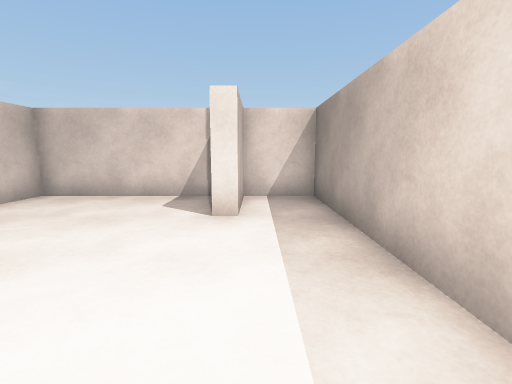
view 1 (above)

22 first-person views from a walk through a 3-D level made in the Unity game engine. The camera is 1.2 m above the floor, tilts 8° down and sees 85° across. The floor is counted in squares, 1 m on a side. Each view is taken from the middle of a square. On the plan, view 1 faces up. The plan holds only what a view shows up to about 13 squares ahead; the rest is blank. The place goes on beyond the plan. The player is left out. Door leaves are left out, so doorways stand open.

view 2
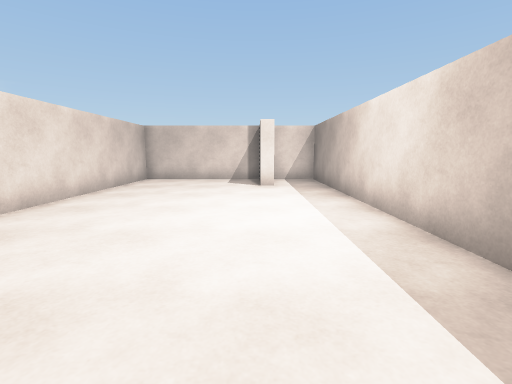

view 3
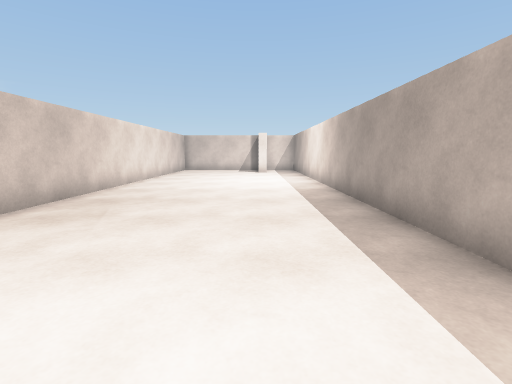

view 4
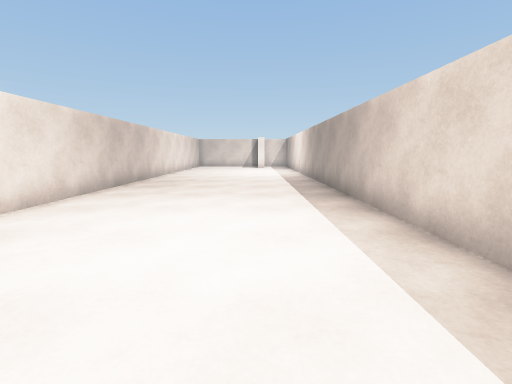

view 5
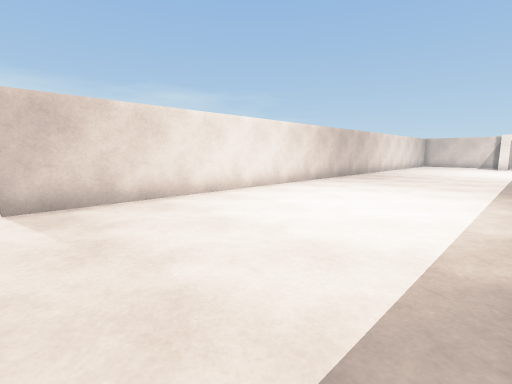

view 6
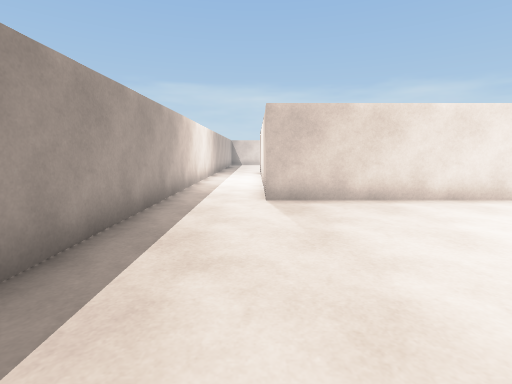

view 7
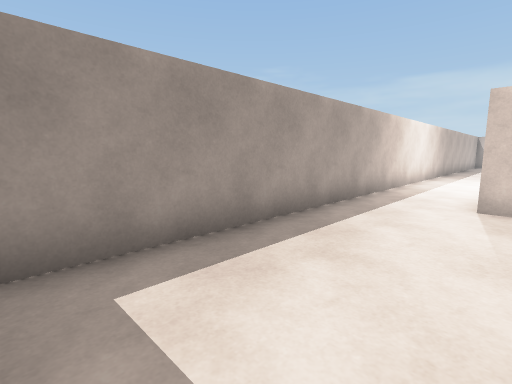

view 8
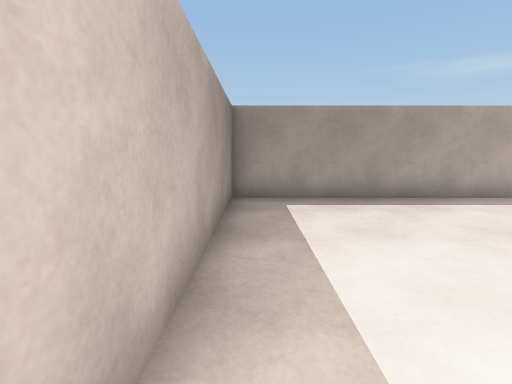

view 9
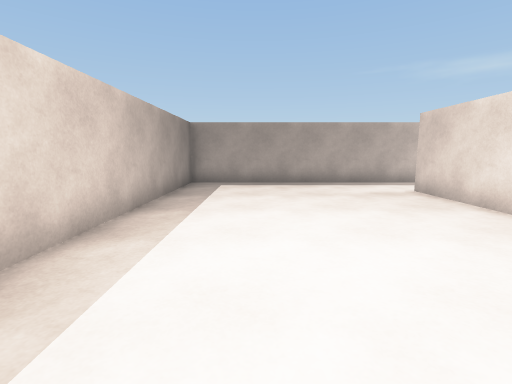

view 10
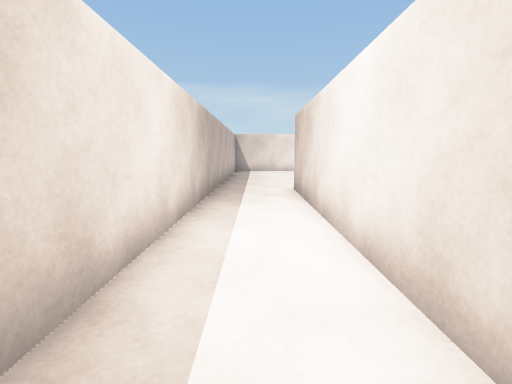

view 11
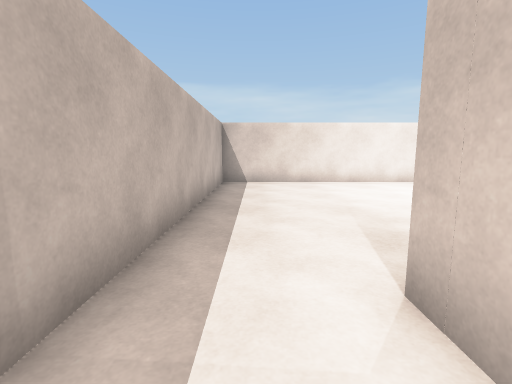

view 12
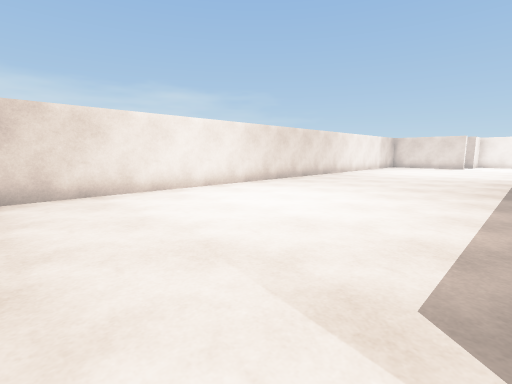

view 13
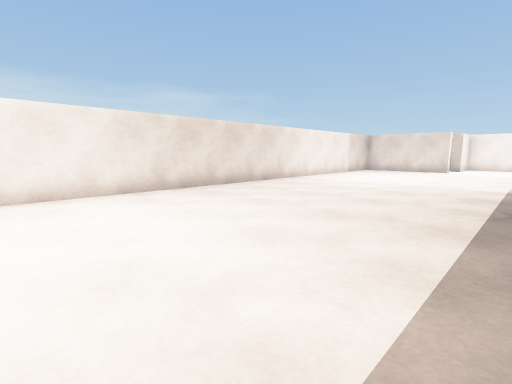

view 14
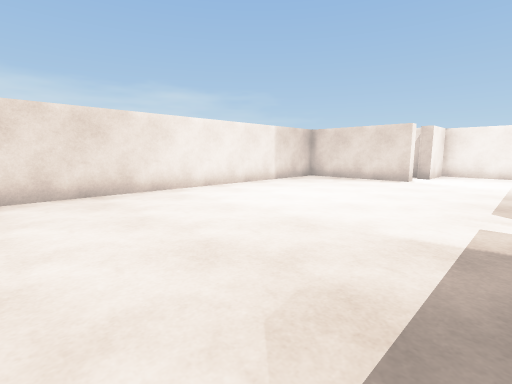

view 15
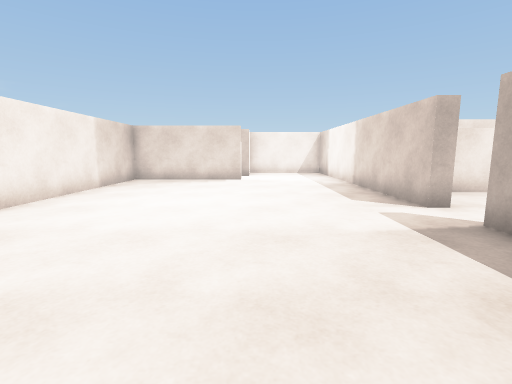

view 16
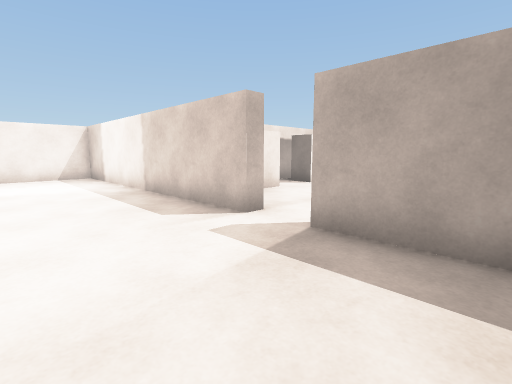

view 17
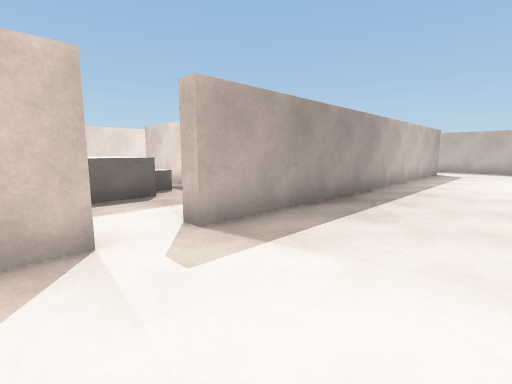

view 18
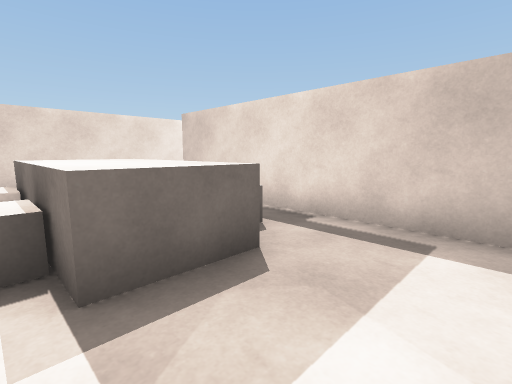

view 19
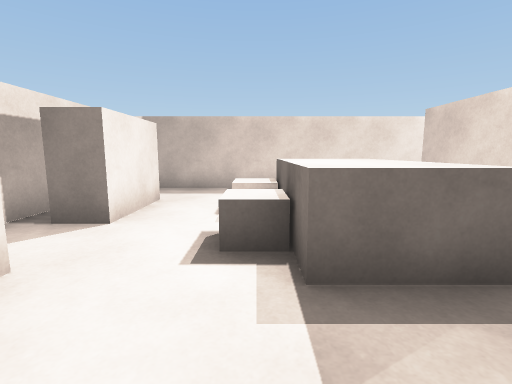

view 20
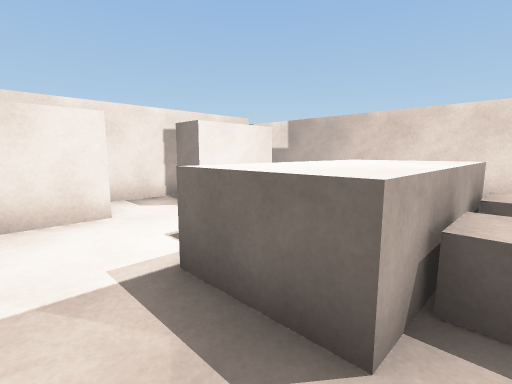

view 21
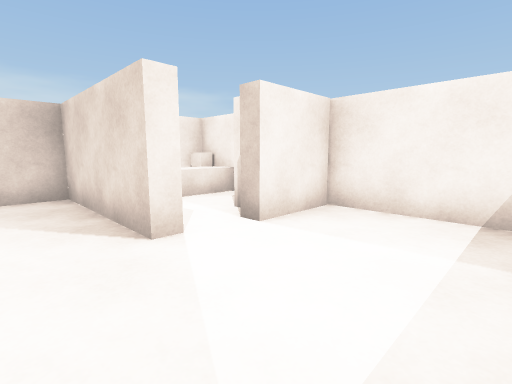

view 22
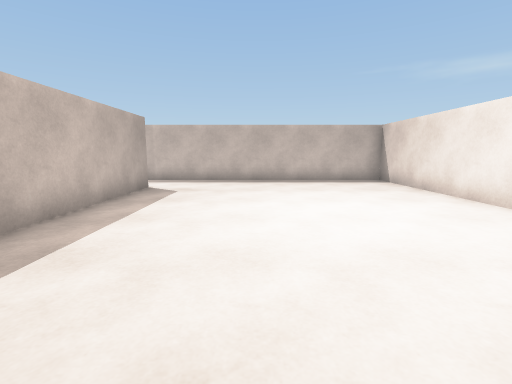

### Floor plan
Points are (right, up) in squares from view 1. A wall is a line through its corners. A room is listed if a view was taken in it or the views show most of it. See-through windows are left out.
Room 1 (views 1, 2, 3, 4, 5, 6, 7, 8, 9)
walls: (-0.3, 5.2) (-0.9, 5.2); (-5.6, -22.4) (1.6, -22.4) (1.6, 5.1); (-0.8, 7.8) (-6, 7.8) (-6, -19.7)
ways out: opening at (-5, -21.5) to room 2; open door at (0, 5) to room 4
Room 2 (views 10, 11, 12, 13, 14, 15, 16, 17, 21, 22)
walls: (-17.2, -3) (-17.2, 7.8) (-21.4, 7.8) (-21.4, 5.5); (-21.7, 4.2) (-21.7, 3.6) (-26.5, 3.6) (-26.5, -22.4) (-5.6, -22.4); (-6, -19.7) (-17.2, -19.7) (-17.2, -4.5)
ways out: opening at (-5, -21.5) to room 1; open door at (-17.5, -3.5) to room 3; open door at (-21.5, 4.5)
Room 3 (views 18, 19, 20)
walls: (-9.8, -5.5) (-13.6, -5.5) (-13.6, -3.4); (-10.1, 1.3) (-12.8, 1.3); (-15.9, -7.7) (-8, -7.7); (-6.5, -8.6) (-6.5, 1.6)
ways out: open door at (-17.5, -3.5) to room 2; open door at (-7.5, -7.5); open door at (-7.5, 1)
objects: block (-16, 0) to (-13, 0); block (-13, -6) to (-12, -6); block (-13, -3) to (-12, -3); block (-11, -6) to (-10, -6); block (-11, -3) to (-10, -3); block (-11, 0) to (-9, 0)
Room 4 (no view inside)
walls: (1.6, 5.1) (1.6, 7.8) (-0.3, 7.8) (-0.3, 5.2)
ways out: open door at (0, 5) to room 1

Positions as (right, up) in squares from view 1, and headings:
1: (0, 0), facing up
2: (-1, -5), facing up
3: (-1, -12), facing up
4: (-1, -17), facing up
5: (1, -20), facing up-left
6: (1, -20), facing left
7: (1, -19), facing down-left
8: (1, -15), facing down
9: (-1, -11), facing down
10: (-8, -21), facing left
11: (-15, -21), facing left
12: (-18, -21), facing up-left
13: (-18, -16), facing up-left
14: (-18, -9), facing up-left
15: (-21, -9), facing up
16: (-21, -7), facing up-right
17: (-21, -2), facing down-right
18: (-16, -3), facing down-right
19: (-16, -3), facing right
20: (-15, -6), facing up-right
21: (-18, 2), facing up-left
22: (-21, -10), facing down
